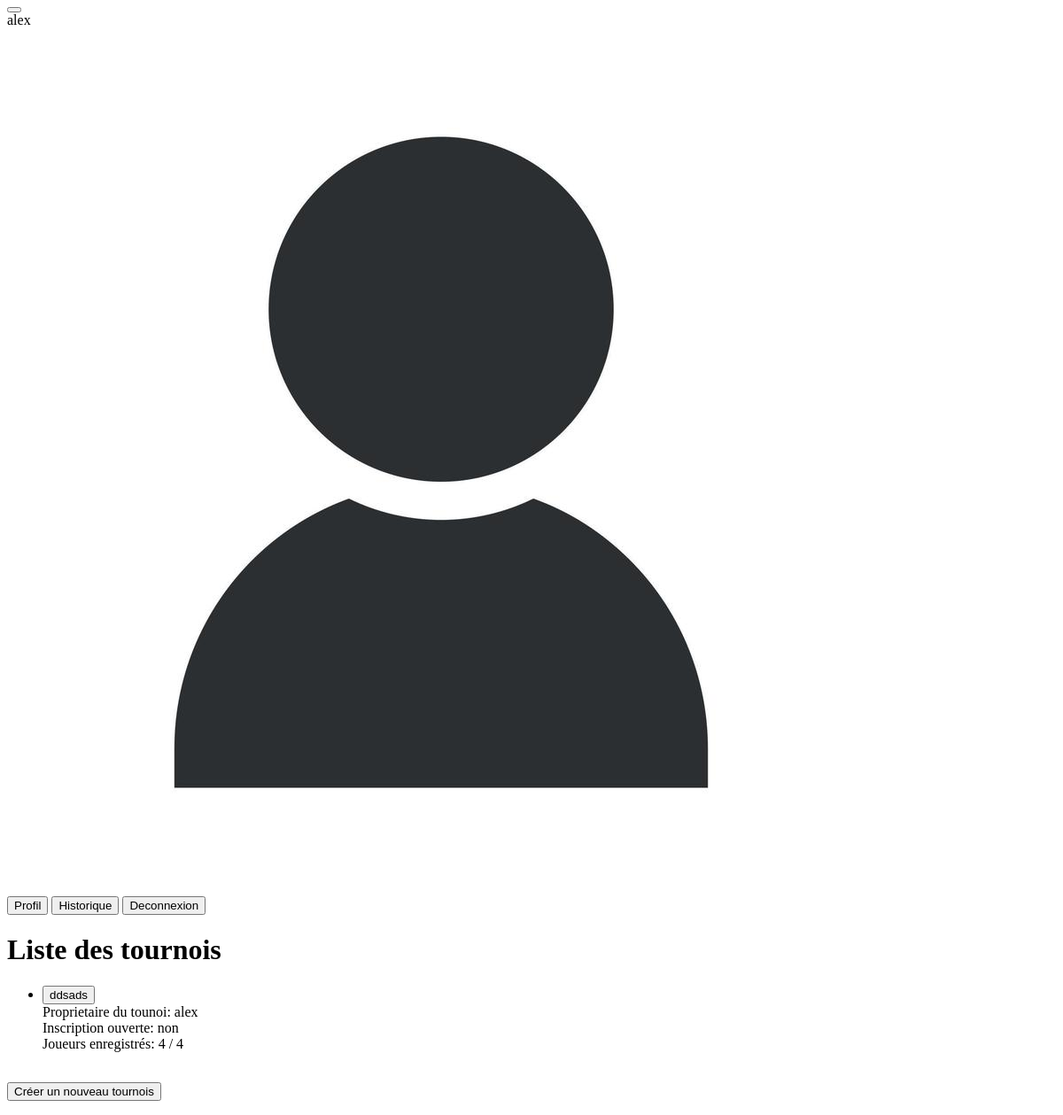
The page /tournaments/ (signed in) on the database as committed earlier.
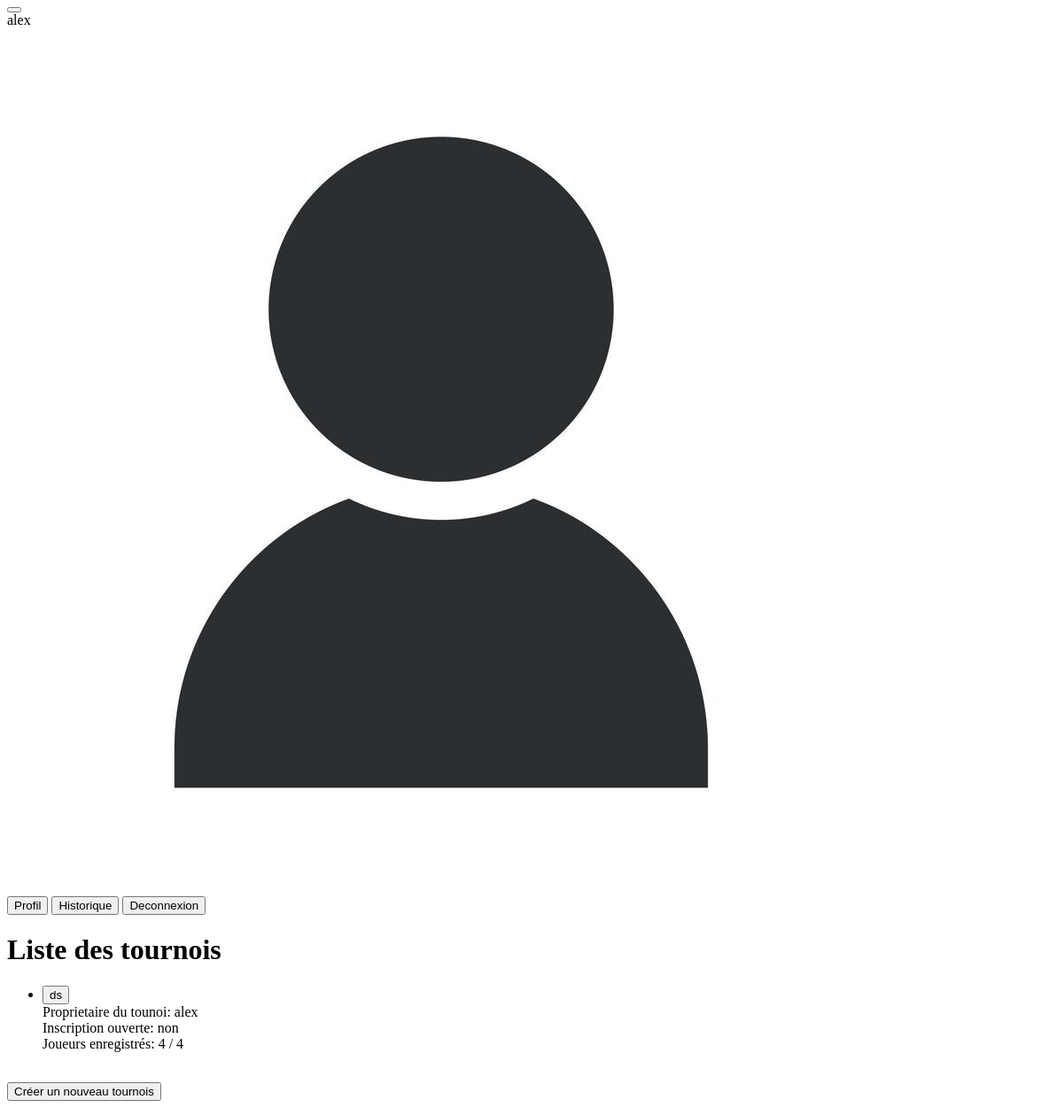
The same page on the database as committed later.
### home/models.py (models this page shows, shortened)
class User(AbstractUser):
    historic = models.ManyToManyField(Match, blank=True)
    profile_photo = models.ImageField(
        verbose_name='Photo de profil',
    )

class Tournament(models.Model):
    TIME_CHOICES = [
        	(5, '5m'),
        	(10, '10m'),
        	(15, '15m'),
       	(20, '20m'),
		(25, '25m'),
		(30, '30m'),
    ]
    PLAYERS_CHOICES = [
		(4, '4'),
		(8, '8'),
		(16, '16'),
		(32, '32'),
    ]
    owner = models.ForeignKey(User, on_delete=models.CASCADE)
    name = models.fields.CharField(max_length=100)
    subscribe_active = models.fields.BooleanField(default=True)
    running = models.fields.BooleanField(default=False)
    time_to_subscribe = models.fields.IntegerField(choices=TIME_CHOICES, default=15)
    max_player = models.fields.IntegerField(choices=PLAYERS_CHOICES, default=4)
    number_registered = models.fields.IntegerField(default=1)
    players_registered = models.TextField(blank=True)
    remaining_players = models.TextField(blank=True)
    all_match = models.ManyToManyField(Match, related_name='all_match')
    remaining_match = models.ManyToManyField(Match, related_name='remaining_match')
    start_date = models.DateTimeField(default=timezone.now)
    winner = models.fields.CharField(max_length=100, default='')
    def time_left_in_minutes(self):
        end_date = self.start_date + timezone.timedelta(minutes=self.time_to_subscribe)
        time_left = (end_date - timezone.now()).total_seconds() / 60
        if time_left <= 0:
            self.subscribe_active = False
            self.save()
        return max(0, int(time_left))

### home/views.py (the view)
# urls.py: path('tournaments/', views.tournaments_view, name='tournaments'),
@login_required
def tournaments_view(request):
    t = Tournament.objects.all()
    return render(request, 'tournaments.html', {'tournaments': t})

### templates/tournaments.html
{% include 'ruban.html' %}
<div id="main" class="vertical-center">
    <h1>Liste des tournois</h1>
    <ul>
        {% for tournament in tournaments %}
        <li>
            <button onclick="goTo('tournaments/{{ tournament.id }}')" class="buttonClassique">{{ tournament.name}}</button><br>
            Proprietaire du tounoi: {{ tournament.owner.username }}<br>
            {% if tournament.time_left_in_minutes > 0 and tournament.subscribe_active %}
            Inscription ouverte: oui<br>
            Temps restant pour s'inscrire: {{ tournament.time_left_in_minutes }} minutes <br>
            {% else %}
            Inscription ouverte: non<br>
            {% endif %}
            Joueurs enregistrés: {{ tournament.number_registered }} / {{ tournament.max_player }} <br>
        </li><br>
        {% endfor %}
    </ul>
    <button onclick="goTo('tournaments/create')" class="buttonClassique">Créer un nouveau tournois</button></p>
</div>

### templates/ruban.html (shortened to what this page needs)
<div id="ruban" class="ruban">
	<left><button class="buttonInvisible" onclick="goTo('')">
	</button></left>
	<right id="profilContainer">
		{% if user.is_authenticated %}
			<div class="pseudo">{{ request.user }}</div>
			<div class="dropdown">
				<img src="{{ request.user.profile_photo.url }}" id="profilImage" alt="Profil"/>
				<div class="dropdown-child">
					<button onclick="goTo('profile')">Profil</button>
					<button onclick="goTo('historic')">Historique</button>
					<button onclick="goTo('logout')">Deconnexion</button>
				</div>
			</div>
		{% else %}
			<button onclick="goTo('login')" class="buttonConnexion">Connexion</button></p></span>
		{% endif %}
	</right>
</div>

Rows that differ between the two databases and show on the page:
removed Tournament: name "ddsads", owner.username "alex", time_to_subscribe "Inscription ouverte: non", number_registered "4", max_player "4"
added Tournament: name "ds", owner.username "alex", time_to_subscribe "Inscription ouverte: non", number_registered "4", max_player "4"
